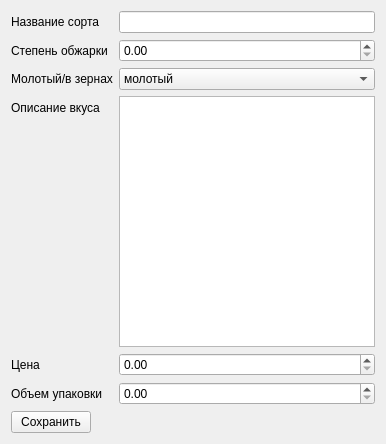
<?xml version="1.0" encoding="UTF-8"?>
<ui version="4.0">
 <class>Form</class>
 <widget class="QWidget" name="Form">
  <property name="geometry">
   <rect>
    <x>0</x>
    <y>0</y>
    <width>386</width>
    <height>444</height>
   </rect>
  </property>
  <property name="windowTitle">
   <string>Form</string>
  </property>
  <layout class="QHBoxLayout" name="horizontalLayout" stretch="0">
   <item>
    <layout class="QFormLayout" name="formLayout">
     <item row="0" column="0">
      <widget class="QLabel" name="label">
       <property name="text">
        <string>Название сорта</string>
       </property>
      </widget>
     </item>
     <item row="0" column="1">
      <widget class="QLineEdit" name="name"/>
     </item>
     <item row="1" column="0">
      <widget class="QLabel" name="label_2">
       <property name="text">
        <string>Степень обжарки</string>
       </property>
      </widget>
     </item>
     <item row="1" column="1">
      <widget class="QDoubleSpinBox" name="roasting">
       <property name="maximum">
        <double>1.000000000000000</double>
       </property>
      </widget>
     </item>
     <item row="2" column="0">
      <widget class="QLabel" name="label_3">
       <property name="text">
        <string>Молотый/в зернах</string>
       </property>
      </widget>
     </item>
     <item row="2" column="1">
      <widget class="QComboBox" name="type">
       <item>
        <property name="text">
         <string>молотый</string>
        </property>
       </item>
       <item>
        <property name="text">
         <string>в зернах</string>
        </property>
       </item>
      </widget>
     </item>
     <item row="3" column="0">
      <widget class="QLabel" name="label_4">
       <property name="text">
        <string>Описание вкуса</string>
       </property>
      </widget>
     </item>
     <item row="3" column="1">
      <widget class="QPlainTextEdit" name="description"/>
     </item>
     <item row="4" column="0">
      <widget class="QLabel" name="label_5">
       <property name="text">
        <string>Цена</string>
       </property>
      </widget>
     </item>
     <item row="4" column="1">
      <widget class="QDoubleSpinBox" name="price">
       <property name="maximum">
        <double>999.990000000000009</double>
       </property>
      </widget>
     </item>
     <item row="5" column="0">
      <widget class="QLabel" name="label_6">
       <property name="text">
        <string>Объем упаковки</string>
       </property>
      </widget>
     </item>
     <item row="5" column="1">
      <widget class="QDoubleSpinBox" name="size"/>
     </item>
     <item row="6" column="0">
      <widget class="QPushButton" name="save">
       <property name="text">
        <string>Сохранить</string>
       </property>
      </widget>
     </item>
    </layout>
   </item>
  </layout>
 </widget>
 <resources/>
 <connections/>
</ui>
